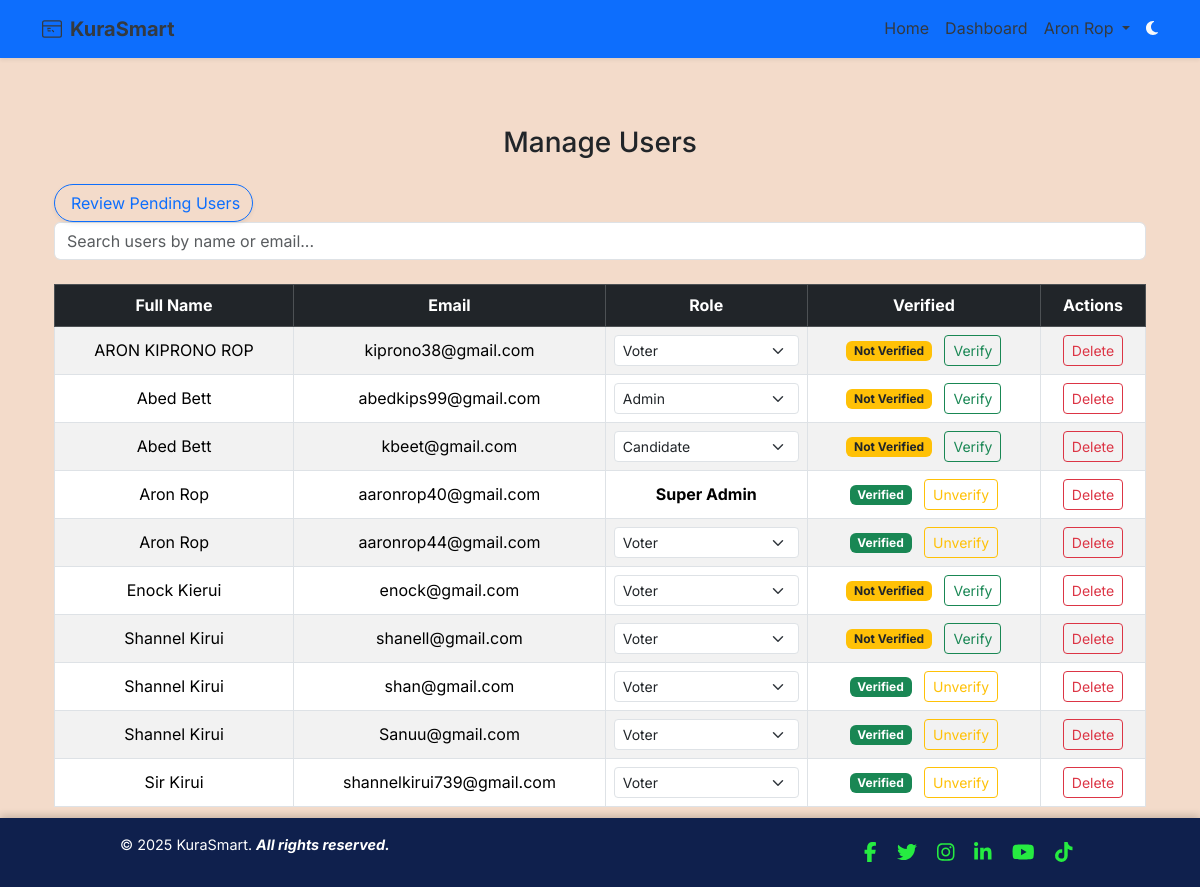
Screenshot of /admin/manage-users (signed in) with the database file from the repository.
### app/models.py (models this page shows, shortened)
class User(db.Model, UserMixin):
    __tablename__ = 'users'
    id = db.Column(db.Integer, primary_key=True)
    email = db.Column(db.String(120), unique=True, nullable=False, index=True)
    full_name = db.Column(db.String(120), nullable=False)
    username = db.Column(db.String(80), unique=True, nullable=True)  # Informal only
    password_hash = db.Column(db.String(128), nullable=False)
    voting_type = db.Column(db.String(10), nullable=False, default="informal")  # 'formal' or 'informal'
    national_id = db.Column(db.String(20), unique=True, nullable=True)
    dob = db.Column(db.Date, nullable=True)
    gender = db.Column(db.String(10), nullable=True)
    county = db.Column(db.String(100), nullable=True)
    sub_county = db.Column(db.String(100), nullable=True)
    division = db.Column(db.String(100), nullable=True)
    location = db.Column(db.String(100), nullable=True)
    sub_location = db.Column(db.String(100), nullable=True)
    profile_image_url = db.Column(db.String(255), nullable=True)
    is_verified = db.Column(db.Boolean, default=False, index=True)
    is_superadmin = db.Column(db.Boolean, default=False)
    role = db.Column(db.Enum(UserRole), default=UserRole.voter, nullable=False, index=True)
    created_at = db.Column(db.DateTime, default=datetime.utcnow)
    candidates = db.relationship('Candidate', back_populates='user', lazy='dynamic')
    verification_requests = db.relationship('VerificationRequest', back_populates='user', lazy='dynamic')
    votes = db.relationship('Vote', back_populates='voter', lazy='dynamic')

### app/routes/web_auth.py (the view, shortened to what this page needs)
@admin_web_bp.route('/manage-users', methods=['GET'])
@login_required
def manage_users():
    search = request.args.get('search', '', type=str)
    page = request.args.get('page', 1, type=int)
    per_page = 10
    try:
        query = User.query
        pagination = query.order_by(User.full_name).paginate(page=page, per_page=per_page, error_out=False)
        users = pagination.items
        return render_template('admin/manage_users.html',
                               users=users,
                               pagination=pagination,
                               search=search)
    except Exception as e:
        current_app.logger.error(f"Manage users error: {e}")
        flash("Unable to load users.", "danger")
        return redirect(url_for('admin_web.dashboard'))

### app/context_processors.py (called while the page is built)
def inject_unread_notifs():
    if current_user.is_authenticated:
        count = Notification.query.filter_by(read=False).count()
    else:
        count = 0
    return {'unread_count': count}

### app/templates/admin/manage_users.html (shortened to what this page needs)
{% extends "base.html" %}
{% block content %}
<div class="container mt-5">
  <h3 class="text-center mb-4">
     Manage Users
  </h3>
  <a href="{{ url_for('admin_web.pending_users') }}" class="btn btn-outline-primary rounded-pill shadow-sm">
   Review Pending Users
</a>
  <form method="GET" action="{{ url_for('admin_web.manage_users') }}" class="mb-4">
    <input
      type="text" name="search"
      class="form-control"
      placeholder="Search users by name or email..."
      value="{{ search or '' }}"
    >
  </form>
  <div class="table-responsive">
    <table class="table table-bordered table-striped text-center align-middle">
      <thead class="table-dark">
        <tr>
          <th>Full Name</th>
          <th>Email</th>
          <th>Role</th>
          <th>Verified</th>
          <th>Actions</th>
        </tr>
      </thead>
      <tbody>
        {% for user in users %}
        <tr>
          <td>{{ user.full_name }}</td>
          <td>{{ user.email }}</td>
          <td>
            {% if user.role.value != 'super_admin' %}
              <form method="POST" action="{{ url_for('admin_web.update_user_role', user_id=user.id) }}">
                <select id="role-{{ user.id }}" name="role"
                  class="form-select form-select-sm"
                  onchange="this.form.submit()"
                  title="Change user role"
                >
                  {% for role_val in ['voter', 'candidate', 'admin', 'super_admin'] %}
                    <option value="{{ role_val }}" {% if user.role.value == role_val %}selected{% endif %}>
                      {{ role_val.replace('_', ' ').title() }}
                    </option>
                  {% endfor %}
                </select>
              </form>
            {% else %}
              <span class="fw-bold">Super Admin</span>
            {% endif %}
          </td>
          <td>
            {% if user.is_verified %}
              <span class="badge bg-success">Verified</span>
              {% if current_user.is_super_admin %}
                <form method="POST"
                      action="{{ url_for('admin_web.unverify_user', user_id=user.id) }}"
                      class="d-inline ms-2"
                      onsubmit="return confirm('Unverify {{ user.full_name }}?');">
                  <button type="submit" class="btn btn-sm btn-outline-warning">Unverify</button>
                </form>
              {% endif %}
            {% else %}
              <span class="badge bg-warning text-dark">Not Verified</span>
              {% if current_user.is_super_admin %}
                <form method="POST"
                      action="{{ url_for('admin_web.verify_user', user_id=user.id) }}"
                      class="d-inline ms-2"
                      onsubmit="return confirm('Verify {{ user.full_name }}?');">
                  <button type="submit" class="btn btn-sm btn-outline-success">Verify</button>
                </form>
              {% endif %}
            {% endif %}
          </td>
          <td>
            {% if current_user.is_super_admin %}
              <form method="POST" action="{{ url_for('admin_web.delete_user', user_id=user.id) }}"
                    onsubmit="return confirm('Are you sure you want to delete {{ user.full_name }}?');">
                <button type="submit" class="btn btn-sm btn-outline-danger">Delete</button>
              </form>
            {% else %}
              <span class="text-muted">Restricted</span>
            {% endif %}
          </td>
        </tr>
        {% endfor %}
      </tbody>
    </table>
  </div>
</div>
{% endblock %}

### app/templates/base.html (shortened to what this page needs)
<!DOCTYPE html>
<html lang="en" data-bs-theme="auto">
<head>
    <link rel="stylesheet" href="https://cdn.jsdelivr.net/npm/bootstrap@5.3.3/dist/css/bootstrap.min.css">
    <link rel="stylesheet" href="https://cdn.jsdelivr.net/npm/aos@2.3.4/dist/aos.css">
    <link rel="stylesheet" href="{{ url_for('static', filename='styles.css') }}">
</head>
<body class="text-dark d-flex flex-column min-vh-100"
      style="font-family: 'Inter', sans-serif; line-height: 1.6; background-color: #F3DBCA;">
    <nav class="navbar navbar-expand-lg navbar-dark bg-primary sticky-top shadow-sm">
        <div class="container">
            <a class="navbar-brand fw-bold d-flex align-items-center gap-2" href="{{ url_for('main.index') }}">
                KuraSmart
              </a>
            <div class="collapse navbar-collapse" id="navCollapse">
                <ul class="navbar-nav ms-auto mb-2 mb-lg-0">
                    <li class="nav-item">
                        <a class="nav-link {% if request.endpoint == 'main.index' %}active{% endif %}" href="{{ url_for('main.index') }}">Home</a>
                    </li>
                    {% if current_user.is_authenticated %}
                        <li class="nav-item">
                            <a class="nav-link {% if request.endpoint == 'dashboard.dashboard' %}active{% endif %}" href="{{ url_for('dashboard.dashboard') }}">Dashboard</a>
                        </li>
                        <li class="nav-item dropdown">
                            <a class="nav-link dropdown-toggle" href="#" id="userMenu" role="button" data-bs-toggle="dropdown">
                                {{ current_user.full_name }}
                            </a>
                        </li>
                    {% endif %}
                </ul>
                <span id="theme-toggle" class="text-light ms-2" title="Toggle theme" style="cursor: pointer;">
                    <i class="fas fa-moon"></i>
                  </span>
            </div>
        </div>
    </nav>
    <main class="container py-1 flex-grow-1">
        {% block content %}{% endblock %}
    </main>
<footer class="sticky-footer">
    <div class="footer-container">
      <p>&copy; 2025 KuraSmart. <i class="fw-bold">All rights reserved.</i></p>
      <div class="social-icons">
        <a href="https://www.facebook.com/home.php" aria-label="Facebook"><i class="fab fa-facebook-f"></i></a>
        <a href="https://x.com/?lang=en" aria-label="Twitter"><i class="fab fa-twitter"></i></a>
        <a href="https://www.instagram.com/#reactivated" aria-label="Instagram"><i class="fab fa-instagram"></i></a>
        <a href="https://www.linkedin.com" aria-label="LinkedIn"><i class="fab fa-linkedin-in"></i></a>
        <a href="https://www.youtube.com" aria-label="YouTube"><i class="fab fa-youtube"></i></a>
        <a href="https://www.tiktok.com" aria-label="TikTok"><i class="fab fa-tiktok"></i></a>
      </div>
    </div>
  </footer>
  <link
    rel="stylesheet"
    href="https://cdnjs.cloudflare.com/ajax/libs/font-awesome/6.5.0/css/all.min.css"
  />
</body>
</html>

### app/static/styles.css (style rules this page uses)
body { font-family: 'Segoe UI', Tahoma, Geneva, Verdana, sans-serif; background-color: #f8f9fa; margin: 0; padding: 0; }
.navbar-brand { font-weight: bold; color: #343a40 !important; }
.navbar-nav .nav-item .nav-link { color: #343a40; }
footer { background-color: #f1f3f5; padding: 10px; text-align: center; font-size: 0.9rem; color: #6c757d; margin-top: 30px; }

### app/templates/base.html (style rules this page uses)
body { margin: 0; padding-bottom: 60px; font-family: Arial, sans-serif; }
.sticky-footer { position: fixed; bottom: 0; width: 100%; background-color: #0f204d; color: white; text-align: left; padding: 15px 10px; box-shadow: 0 -2px 8px rgba(0,0,0,0.2); z-index: 999; }
.footer-container { display: flex; flex-direction: column; align-items: center; gap: 10px; }
.social-icons a { margin: 0 8px; color: #26eb41; text-decoration: none; font-size: 20px; transition: color 0.3s ease; }
@media (min-width: 600px) { .footer-container { flex-direction: row; justify-content: space-between; max-width: 1000px; margin: 0 auto; padding: 0 20px; } }

### rows the page displays
User: full_name "Aron Rop", email "aaronrop44@gmail.com", role "Voter"
User: full_name "ARON KIPRONO ROP", email "kiprono38@gmail.com", role "Voter"
User: full_name "Abed Bett", email "abedkips99@gmail.com", role "Admin"
User: full_name "Abed Bett", email "kbeet@gmail.com", role "Candidate"
User: full_name "Aron Rop", email "aaronrop40@gmail.com", role "Super Admin"
User: full_name "Enock Kierui", email "enock@gmail.com", role "Voter"
User: full_name "Shannel Kirui", email "shanell@gmail.com", role "Voter"
User: full_name "Shannel Kirui", email "shan@gmail.com", role "Voter"
User: full_name "Shannel Kirui", email "Sanuu@gmail.com", role "Voter"
User: full_name "Sir Kirui", email "shannelkirui739@gmail.com", role "Voter"
